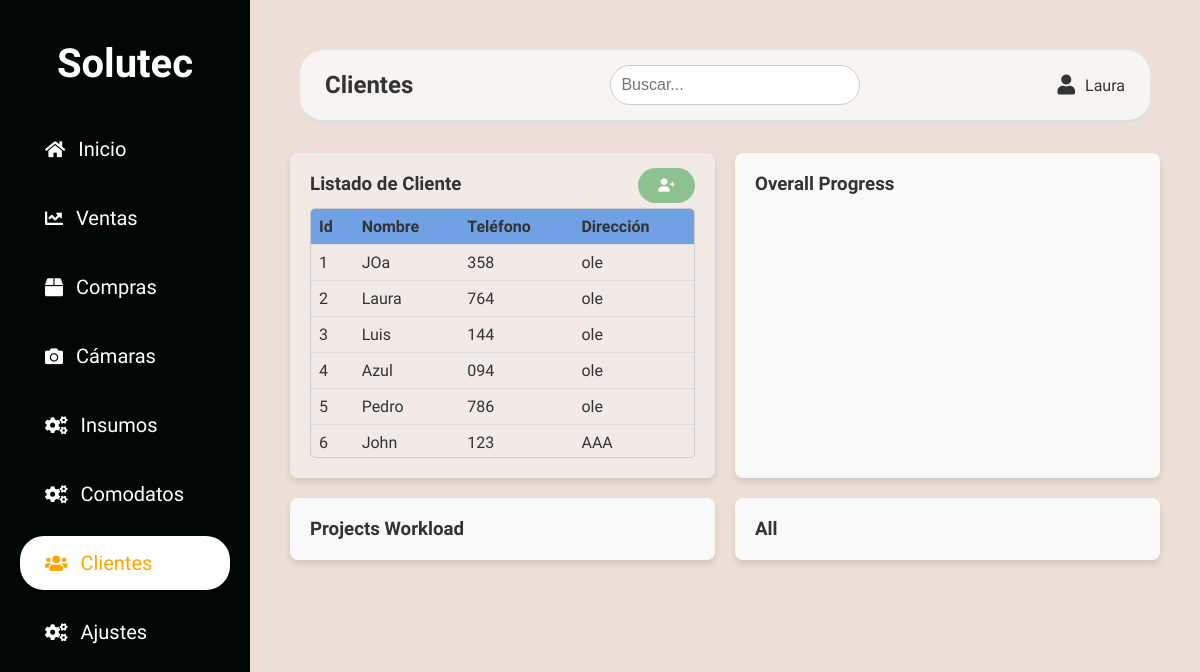
Screenshot of /clientes with the database file from the repository.
### app/models.py (models this page shows)
class Cliente(db.Model):
    __tablename__ = 'clientes'
    id_cliente = db.Column(db.Integer, primary_key=True, autoincrement=True)
    nombre_cliente = db.Column(db.String(255), nullable=False)
    telefono_cliente = db.Column(db.String(255), nullable=True)
    direccion_cliente = db.Column(db.String(255), nullable=True)

### app/routes.py (the view)
@bp.route('/clientes')
def clientes():
    clientes = Cliente.query.all()
    return render_template('clientes.html', clientes=clientes)

### app/templates/clientes.html (shortened to what this page needs)
{% extends 'base.html' %}
{% block styles %}
    <link rel="stylesheet" href="{{ url_for('static', filename='css/clientes.css') }}">
{% endblock %}
{% block header %} Clientes {% endblock %}
{% block content %}
<div class="dashboard">
    <div class="summary-box">
        <div class="top-controls">
            <h3>Listado de Cliente</h3>
            <button id="add-client-btn" class="btn">
                <i class="fa-solid fa-user-plus"></i>
            </button>
        </div>
        <div class="table-container">
            <table>
              <thead>
                <tr>
                  <th>Id</th>
                  <th>Nombre</th>
                  <th>Teléfono</th>
                  <th>Dirección</th>
                </tr>
              </thead>
              <tbody id="clientes-list">
                {% for cliente in clientes %}
                <tr>
                  <td>{{ cliente.id_cliente }}</td>
                  <td>{{ cliente.nombre_cliente }}</td>
                  <td>{{ cliente.telefono_cliente or '-' }}</td>
                  <td>{{ cliente.direccion_cliente or '-' }}</td>
                </tr>
                {% endfor %}
              </tbody>
            </table>
        </div>
    </div>
    <div class="overall-progress">
      <h3>Overall Progress</h3>
    </div>
    <div class="projects-workload">
      <h3>Projects Workload</h3>
    </div>
    <div class="details-box">
      <h3>All</h3>
    </div>
  </div>
{% endblock %}

### app/templates/base.html (shortened to what this page needs)
<!DOCTYPE html>
<html lang="es">
<head>
    <link href="https://cdnjs.cloudflare.com/ajax/libs/font-awesome/6.0.0-beta3/css/all.min.css" rel="stylesheet">
    <link rel="stylesheet" href="https://use.fontawesome.com/releases/v5.12.1/css/all.css">
    {% block styles %}{% endblock %}
</head>
<body>
    <div class="sidebar">
        <h1>Solutec</h1>
        <ul>
            <li><a href="{{ url_for('main.base') }}" class="{% if request.path == '/' %} active{% endif %}"><i class="fas fa-home"></i> Inicio</a></li>
            <li><a href="{{ url_for('main.base') }}" class="{% if request.path == '/a' %} active{% endif %}"><i class="fas fa-chart-line"></i> Ventas</a></li>
            <li><a href="{{ url_for('main.base') }}" class="{% if request.path == '/a' %} active{% endif %}"><i class="fas fa-box"></i> Compras</a></li>
            <li><a href="{{ url_for('main.base') }}" class="{% if request.path == '/a' %} active{% endif %}"><i class="fas fa-camera"></i> Cámaras</a></li>
            <li><a href="{{ url_for('main.base') }}" class="{% if request.path == '/a' %} active{% endif %}"><i class="fas fa-cogs"></i> Insumos</a></li>
            <li><a href="{{ url_for('main.base') }}" class="{% if request.path == '/a' %} active{% endif %}"><i class="fas fa-cogs"></i> Comodatos</a></li>
            <li><a href="{{ url_for('main.clientes') }}" class="{% if request.path == '/clientes' %} active{% endif %}"><i class="fas fa-users"></i> Clientes</a></li>
            <li><a href="{{ url_for('main.base') }}" class="{% if request.path == '/a' %} active{% endif %}"><i class="fas fa-cogs"></i> Ajustes</a></li>
        </ul>
    </div>
    <div class="main-content">
        <div class="header">
            <div class="title"> {% block header %} Dashboard {% endblock %}</div>
            <div class="search-bar">
                <input id="searchbar" type="text" placeholder="Buscar...">
            </div>
            <div class="user-info">
                <i class="fas fa-user"></i>
                <span>Laura</span>
            </div>
        </div>
        {% block content %}
        {% endblock %}
    </div>
</body>
</html>

### app/static/css/clientes.css (style rules this page uses)
.btn { background-color: #1a932e77; color: white; padding: 10px 20px; border: none; border-radius: 25px; cursor: pointer; position: relative; top: -5px; }
.active { background-color: rgba(255, 255, 255, 0.2); }
.dashboard { display: grid; grid-template-columns: 1fr 1fr; gap: 20px; margin: 20px; }
.top-controls { display: flex; justify-content: space-between; }
.table-container { max-height: 250px; overflow-y: auto; border: 1px solid #ccc; border-radius: 5px; }
.summary-box { grid-column: 0 / -1; background: rgba(255, 255, 255, 0.34); border-radius: 8px; padding: 20px; box-shadow: 0 4px 6px rgba(0, 0, 0, 0.1); }
.summary-box table { width: 100%; border-collapse: collapse; }
.summary-box tbody { overflow: auto; }
.summary-box table th, .summary-box table td { text-align: left; padding: 8px; border-bottom: 1px solid #ddd; }
.summary-box thead { position: sticky; top: 0; background-color: #70A1E5; border-bottom: 1px solid #ddd; }
.overall-progress, .projects-workload, .details-box { background: #f9f9f9; border-radius: 8px; padding: 20px; box-shadow: 0 4px 6px rgba(0, 0, 0, 0.1); }

### app/static/css/base.css (style rules this page uses)
* { margin: 0; padding: 0; box-sizing: border-box; }
body { font-family: Raleway, sans-serif; background-color: #EBDFD7; color: #333; display: flex; }
.sidebar { width: 250px; background-color: #000606; color: white; height: 100vh; display: flex; flex-direction: column; padding: 20px; }
.sidebar h1 { font-size: 40px; margin: 20px; text-align: center; }
.sidebar ul { list-style: none; }
.sidebar ul li { margin: 15px 0; }
.sidebar ul li a { text-decoration: none; color: white; font-size: 20px; display: block; padding: 15px 25px; border-radius: 24px; transition: all 0.3s ease; }
.sidebar ul li a.active { background-color: white; color: orange; font-weight: 450; }
.sidebar ul li a i { margin-right: 8px; font-size: 18px; }
.main-content { flex: 1; padding: 20px; }
.header { display: flex; justify-content: space-between; align-items: center; margin: 30px; border-bottom: 3px solid #ddd; text-decoration: none; background-color: rgba(255, 255, 255, 0.651); font-size: 20px; padding: 15px 25px; border-radius: 24px; transition: all 0.3s ease; }
.header .title { font-size: 24px; font-weight: bold; color: #333; }
.header .search-bar input { padding: 10px; border: 1px solid #ccc; border-radius: 25px; font-size: 16px; width: 250px; }
.header .user-info { display: flex; align-items: center; }
.header .user-info i { border-radius: 50%; margin-right: 10px; }
.header .user-info span { font-size: 16px; font-weight: 500; color: #333; }

### rows the page displays
Cliente: id_cliente "1", nombre_cliente "JOa", telefono_cliente "358", direccion_cliente "ole"
Cliente: id_cliente "2", nombre_cliente "Laura", telefono_cliente "764", direccion_cliente "ole"
Cliente: id_cliente "3", nombre_cliente "Luis", telefono_cliente "144", direccion_cliente "ole"
Cliente: id_cliente "4", nombre_cliente "Azul", telefono_cliente "094", direccion_cliente "ole"
Cliente: id_cliente "5", nombre_cliente "Pedro", telefono_cliente "786", direccion_cliente "ole"
Cliente: id_cliente "6", nombre_cliente "John", telefono_cliente "123", direccion_cliente "AAA"
